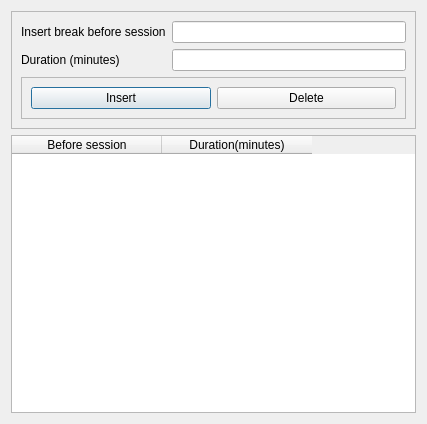
<?xml version="1.0" encoding="UTF-8"?>
<ui version="4.0">
 <class>breaksdialog</class>
 <widget class="QDialog" name="breaksdialog">
  <property name="geometry">
   <rect>
    <x>0</x>
    <y>0</y>
    <width>427</width>
    <height>424</height>
   </rect>
  </property>
  <property name="windowTitle">
   <string>Breaks</string>
  </property>
  <layout class="QVBoxLayout" name="verticalLayout">
   <item>
    <widget class="QFrame" name="frame_3">
     <property name="frameShape">
      <enum>QFrame::StyledPanel</enum>
     </property>
     <property name="frameShadow">
      <enum>QFrame::Raised</enum>
     </property>
     <layout class="QFormLayout" name="formLayout">
      <item row="0" column="0">
       <widget class="QLabel" name="label_5">
        <property name="text">
         <string>Insert break before session</string>
        </property>
       </widget>
      </item>
      <item row="0" column="1">
       <widget class="QLineEdit" name="txtAfterSession"/>
      </item>
      <item row="1" column="0">
       <widget class="QLabel" name="label_6">
        <property name="text">
         <string>Duration (minutes)</string>
        </property>
       </widget>
      </item>
      <item row="1" column="1">
       <widget class="QLineEdit" name="txtDuration"/>
      </item>
      <item row="2" column="0" colspan="2">
       <widget class="QFrame" name="frame">
        <property name="frameShape">
         <enum>QFrame::StyledPanel</enum>
        </property>
        <property name="frameShadow">
         <enum>QFrame::Raised</enum>
        </property>
        <layout class="QHBoxLayout" name="horizontalLayout">
         <item>
          <widget class="QPushButton" name="pushButton">
           <property name="text">
            <string>Insert</string>
           </property>
          </widget>
         </item>
         <item>
          <widget class="QPushButton" name="pushButton_2">
           <property name="text">
            <string>Delete</string>
           </property>
          </widget>
         </item>
        </layout>
       </widget>
      </item>
     </layout>
    </widget>
   </item>
   <item>
    <widget class="QTableWidget" name="tableWidget">
     <property name="columnCount">
      <number>2</number>
     </property>
     <attribute name="horizontalHeaderDefaultSectionSize">
      <number>150</number>
     </attribute>
     <column>
      <property name="text">
       <string>Before session</string>
      </property>
     </column>
     <column>
      <property name="text">
       <string>Duration(minutes)</string>
      </property>
     </column>
    </widget>
   </item>
  </layout>
 </widget>
 <resources/>
 <connections/>
</ui>
